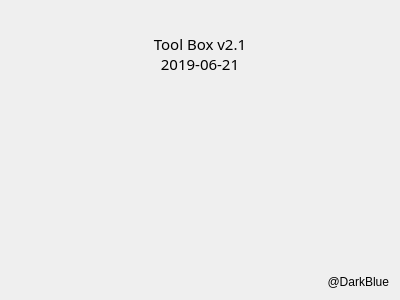
<?xml version="1.0" encoding="UTF-8"?>
<ui version="4.0">
 <class>about</class>
 <widget class="QWidget" name="about">
  <property name="geometry">
   <rect>
    <x>0</x>
    <y>0</y>
    <width>400</width>
    <height>300</height>
   </rect>
  </property>
  <property name="windowTitle">
   <string>Form</string>
  </property>
  <layout class="QVBoxLayout" name="verticalLayout">
   <item>
    <layout class="QVBoxLayout" name="verticalLayout_7" stretch="3,5,4,0">
     <property name="spacing">
      <number>5</number>
     </property>
     <item>
      <widget class="QLabel" name="label_5">
       <property name="font">
        <font>
         <family>Adobe Arabic</family>
         <pointsize>11</pointsize>
         <weight>50</weight>
         <bold>false</bold>
        </font>
       </property>
       <property name="text">
        <string>Tool Box v2.1
2019-06-21</string>
       </property>
       <property name="alignment">
        <set>Qt::AlignBottom|Qt::AlignHCenter</set>
       </property>
       <property name="margin">
        <number>9</number>
       </property>
      </widget>
     </item>
     <item>
      <layout class="QHBoxLayout" name="horizontalLayout_7" stretch="0,1,0">
       <item>
        <spacer name="horizontalSpacer">
         <property name="orientation">
          <enum>Qt::Horizontal</enum>
         </property>
         <property name="sizeHint" stdset="0">
          <size>
           <width>40</width>
           <height>20</height>
          </size>
         </property>
        </spacer>
       </item>
       <item>
        <widget class="QLabel" name="picture">
         <property name="styleSheet">
          <string notr="true">image: url(:/new/prefix2/Image/bee.png);</string>
         </property>
         <property name="text">
          <string/>
         </property>
        </widget>
       </item>
       <item>
        <spacer name="horizontalSpacer_2">
         <property name="orientation">
          <enum>Qt::Horizontal</enum>
         </property>
         <property name="sizeHint" stdset="0">
          <size>
           <width>40</width>
           <height>20</height>
          </size>
         </property>
        </spacer>
       </item>
      </layout>
     </item>
     <item>
      <spacer name="verticalSpacer_2">
       <property name="orientation">
        <enum>Qt::Vertical</enum>
       </property>
       <property name="sizeHint" stdset="0">
        <size>
         <width>20</width>
         <height>40</height>
        </size>
       </property>
      </spacer>
     </item>
     <item alignment="Qt::AlignRight">
      <widget class="QLabel" name="label">
       <property name="layoutDirection">
        <enum>Qt::LeftToRight</enum>
       </property>
       <property name="text">
        <string>@DarkBlue</string>
       </property>
       <property name="alignment">
        <set>Qt::AlignRight|Qt::AlignTrailing|Qt::AlignVCenter</set>
       </property>
      </widget>
     </item>
    </layout>
   </item>
  </layout>
 </widget>
 <resources/>
 <connections/>
</ui>
